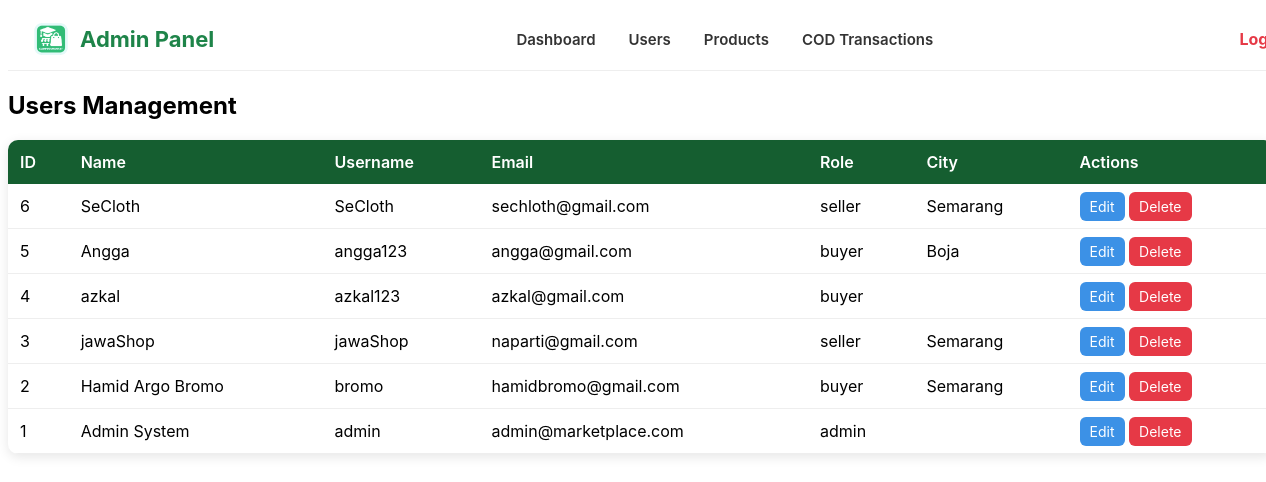
/admin/users.php, run on the app's committed database.
### tables this page shows
CREATE TABLE `accounts` (
  `id` int(11) NOT NULL,
  `name` varchar(100) NOT NULL,
  `username` varchar(100) NOT NULL,
  `email` varchar(255) NOT NULL,
  `phone` varchar(20) NOT NULL,
  `role` enum('admin','seller','buyer') NOT NULL DEFAULT 'buyer',
  `password` varchar(255) NOT NULL,
  `city` varchar(100) DEFAULT NULL,
  `address` text DEFAULT NULL,
  `profile_picture` varchar(255) DEFAULT NULL,
  `created_at` timestamp NOT NULL DEFAULT current_timestamp(),
  `otp_code` varchar(6) NOT NULL,
  `otp_expired` datetime NOT NULL,
  `description` text DEFAULT NULL
);

### admin/users.php (the view)
<?php
require_once __DIR__ . '/../includes/config.php';
include "header.php";
$users = $pdo->query("SELECT * FROM accounts ORDER BY id DESC")->fetchAll();
?>
<link rel="stylesheet" href="../assets/css/admin_system.css">
<h2 style="margin: 20px 0;">Users Management</h2>
<table class="user-table">
    <tr>
        <th>ID</th>
        <th>Name</th>
        <th>Username</th>
        <th>Email</th>
        <th>Role</th>
        <th>City</th>
        <th>Actions</th>
    </tr>
    <?php foreach ($users as $u): ?>
    <tr>
        <td><?= $u['id'] ?></td>
        <td><?= htmlspecialchars($u['name']) ?></td>
        <td><?= htmlspecialchars($u['username']) ?></td>
        <td><?= htmlspecialchars($u['email']) ?></td>
        <td><?= htmlspecialchars($u['role']) ?></td>
        <td><?= htmlspecialchars($u['city']) ?></td>
        <td>
            <a class="action-btn btn-edit" href="edit_user.php?id=<?= $u['id'] ?>">Edit</a>
            <a class="action-btn btn-delete"
               href="delete_user.php?id=<?= $u['id'] ?>"
               onclick="return confirm('Delete user?')">
               Delete
            </a>
        </td>
    </tr>
    <?php endforeach; ?>
</table>

### assets/css/admin_system.css (style rules this page uses)
.user-table { width: 100%; border-collapse: collapse; margin-top: 20px; background: #fff; border-radius: 10px; overflow: hidden; box-shadow: 0 3px 12px rgba(0,0,0,0.1); }
.user-table th { background: #155e30; color: white; padding: 12px; text-align: left; font-weight: 600; }
.user-table td { padding: 12px; border-bottom: 1px solid #eee; }
.action-btn { padding: 6px 10px; border-radius: 6px; text-decoration: none; color: white; font-size: 14px; }
.btn-edit { background: #3c91e6; }
.btn-delete { background: #e63946; }

### data on the page
accounts: id "6", name "SeCloth", username "SeCloth", email "sechloth@gmail.com", role "seller", city "Semarang"
accounts: id "5", name "Angga", username "angga123", email "angga@gmail.com", role "buyer", city "Boja"
accounts: id "4", name "azkal", username "azkal123", email "azkal@gmail.com", role "buyer"
accounts: id "3", name "jawaShop", username "jawaShop", email "naparti@gmail.com", role "seller", city "Semarang"
accounts: id "2", name "Hamid Argo Bromo", username "bromo", email "hamidbromo@gmail.com", role "buyer", city "Semarang"
accounts: id "1", name "Admin System", username "admin", email "admin@marketplace.com", role "admin"
